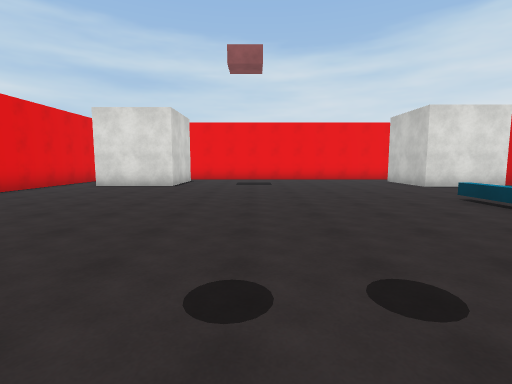
View 1 (above)

17 first-person views from a walk through a 3-D level made in the Unity game engine. The camera is 1.5 m above the floor, tilts 6° down and sees 85° across. The floor is counted in squares, 2 m on a side. Each view is taken from the middle of a square. On the plan, view 1 faces up. The plan holds only what a view shows up to about 10 squares ahead; the rest is blank. The player character is not drawn. Surface patterns are stand-ins for the level's own textures.

View 2
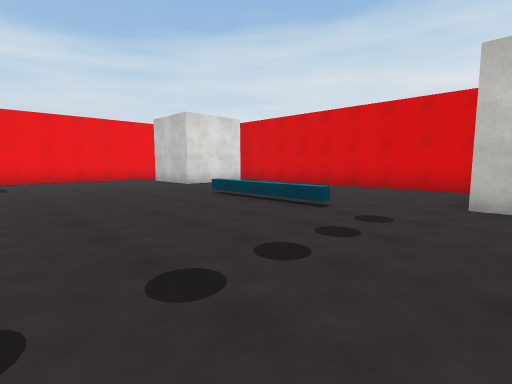

View 3
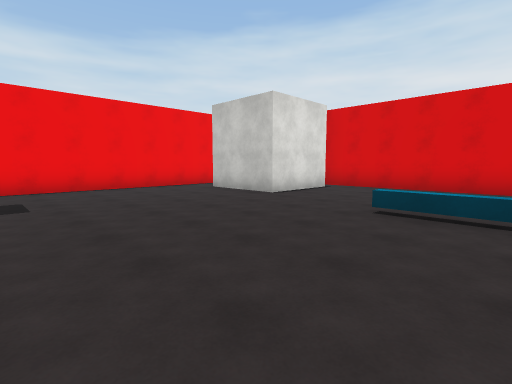

View 4
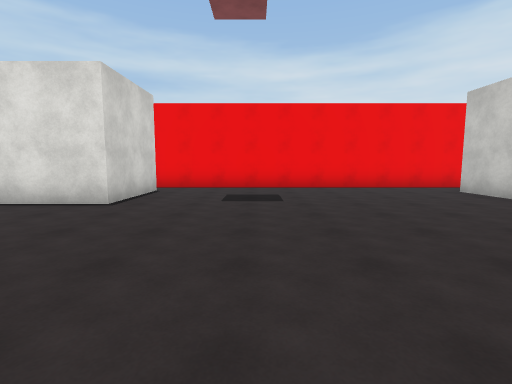

View 5
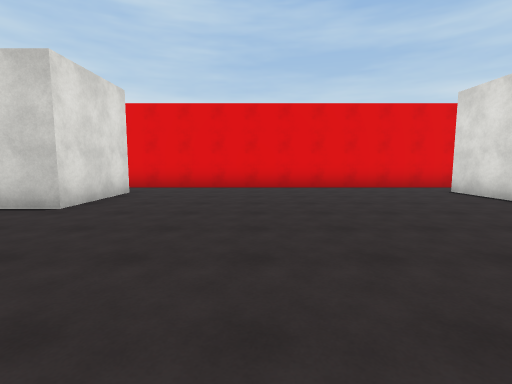

View 6
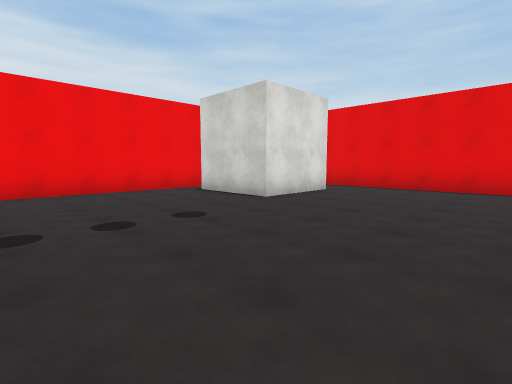

View 7
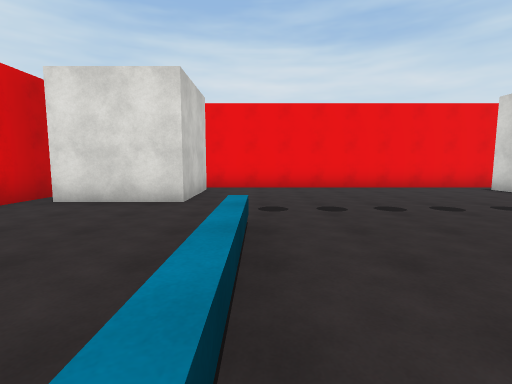

View 8
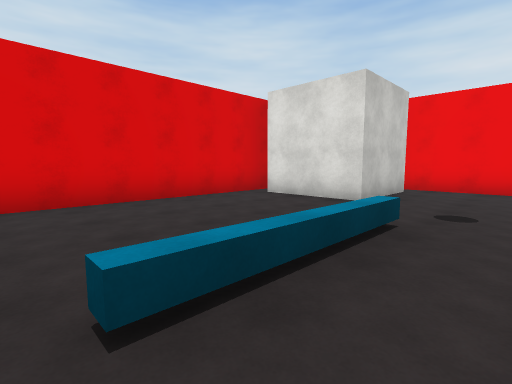

View 9
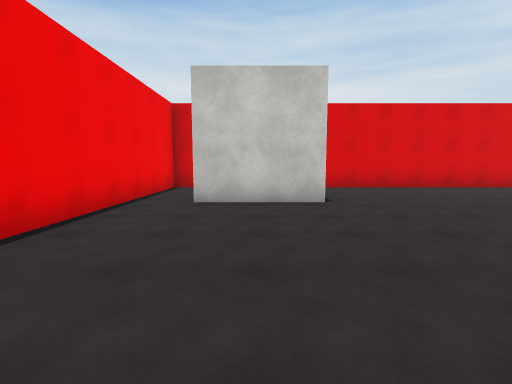

View 10
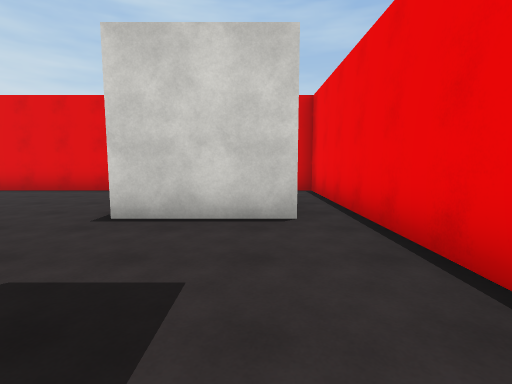

View 11
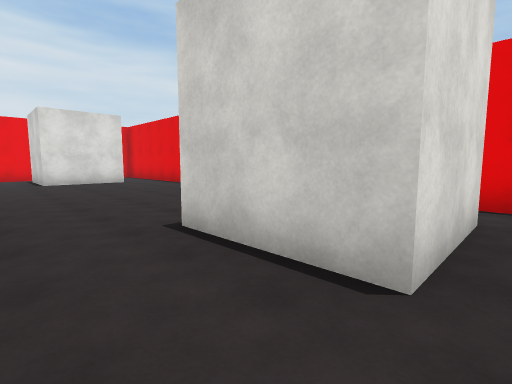

View 12
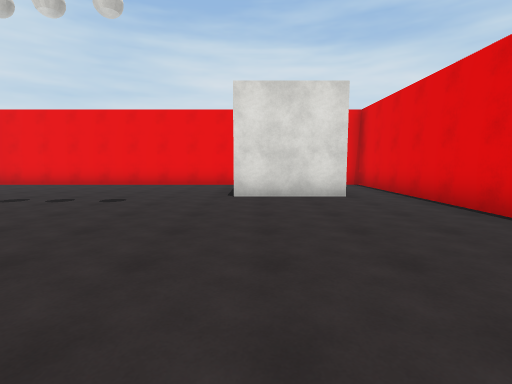

View 13
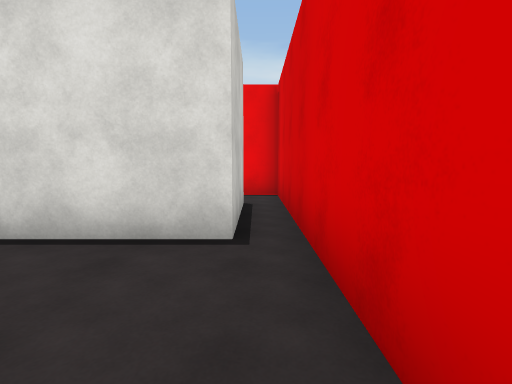

View 14
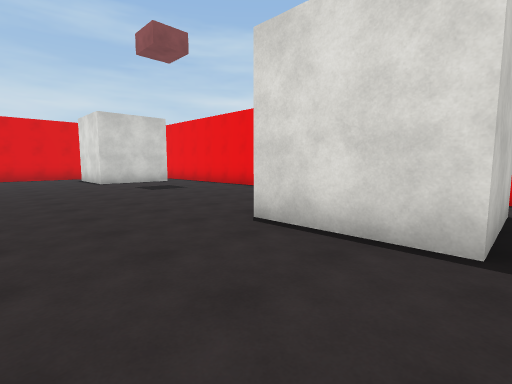

View 15
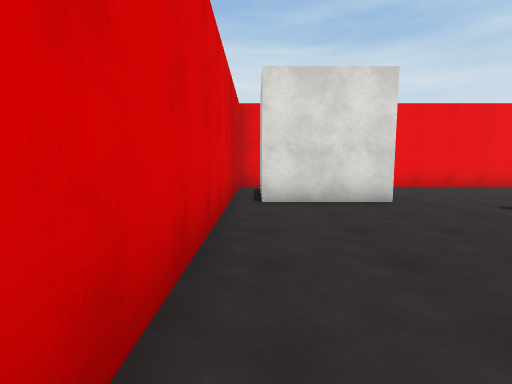

View 16
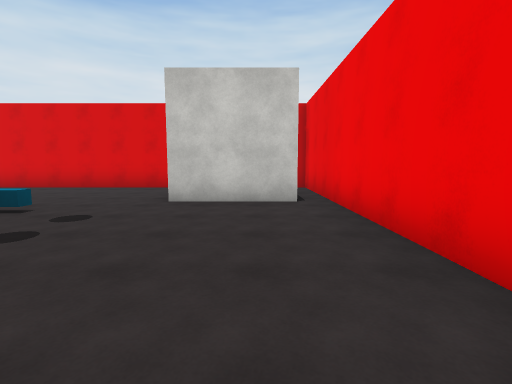

View 17
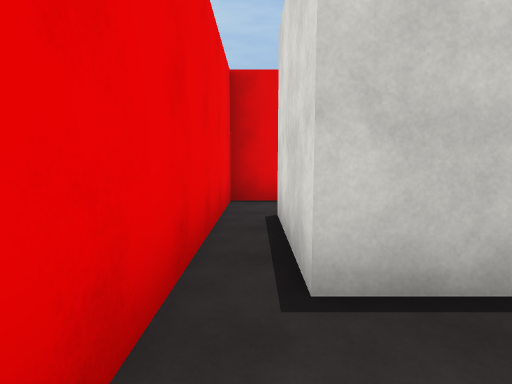

### Floor plan
Ten units are one square. View 1 is at (0, 0); x grows to the right and y downward. Boxes are objects, and circles mark ways between rooms. Rooms are numbered by the first view taken in them; rooms with no view inside come last. Other rooms are left out.
<svg viewBox="-70 -130 160 160">
<path fill="none" stroke="#000" d="M-51 -7 -25 -7 -25 17 -50 17M-27 -116 -27 -91 -52 -91M54 19 54 -7 80 -7M-65 -85 -65 25 85 25 85 -125 -25 -125M78 1 78 18M78 -112 78 -87 54 -87 54 -112M41 -25 41 -57M-52 -116 -27 -116M-25 -125 -65 -125 -65 -85"/>
<circle cx="-30" cy="-120" r="3" fill="#2a7"/>
<circle cx="-60" cy="-90" r="3" fill="#2a7"/>
<text x="10" y="-50">1</text>
<text x="-50" y="-120">2</text>
</svg>
Room 1 opens to room 2.

Where each view was taken, in squares from view 1:
view 1: 0 up, 0 right, facing up
view 2: 0 up, 0 right, facing up-right
view 3: 4 up, 0 right, facing up-right
view 4: 4 up, 0 right, facing up
view 5: 4 up, 2 right, facing left
view 6: 5 up, 2 right, facing down-left
view 7: 6 up, 4 right, facing down
view 8: 6 up, 3 right, facing down-right
view 9: 10 up, 0 right, facing right
view 10: 11 up, 1 right, facing left
view 11: 12 up, 1 left, facing down-left
view 12: 7 up, 3 left, facing down
view 13: 6 up, 8 right, facing up
view 14: 6 up, 8 right, facing up-left
view 15: 6 up, 8 right, facing down
view 16: 1 down, 0 right, facing right
view 17: 2 down, 1 left, facing left
